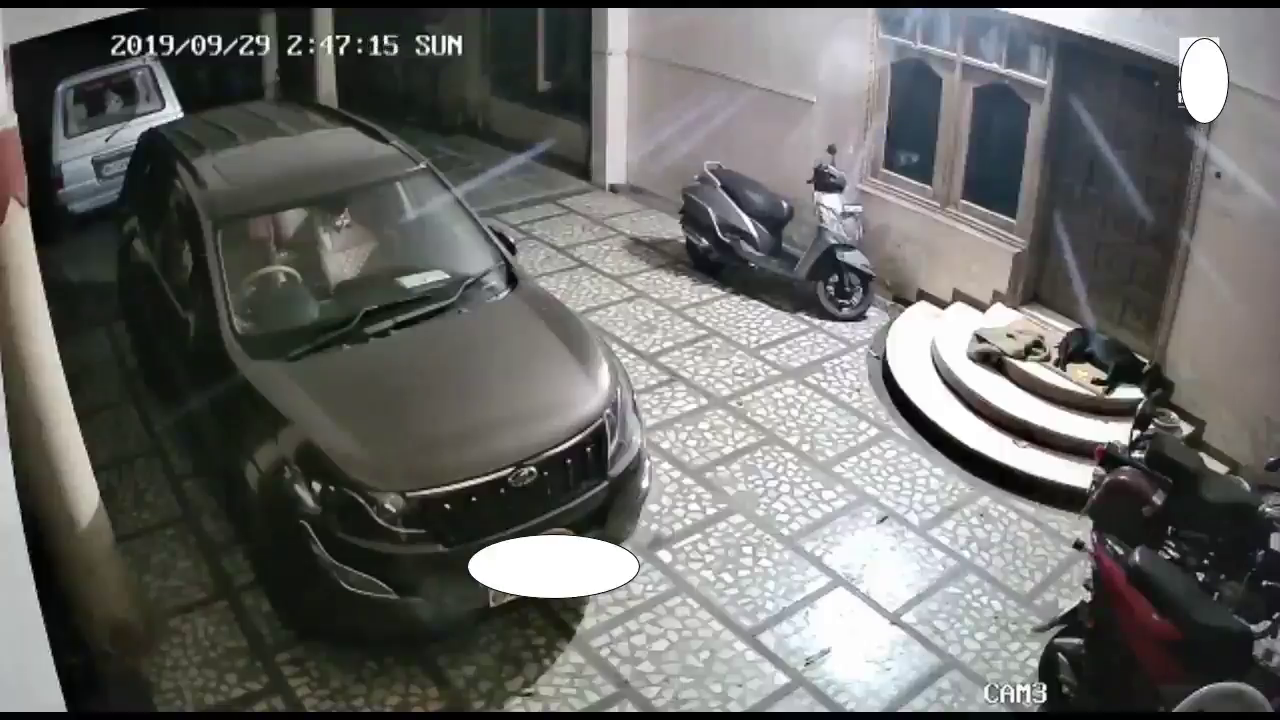
#> input picture frame 139 of Project 1/sam.avi, 1280 x 720 px
$ jupyter execute Motion_detection.ipynb
#> lines starting #> are read from the running program, lines starting #| are printed output that depends on the picture; after the words box and inside, x2 and y2 are one past the last pixel; in counts of white or black regions, pixels touching at a corner belong together
[cell 1]
import cv2
import numpy as np

cap = cv2.VideoCapture("./sam.avi")
ret, ref_frame = cap.read()
#> ref_frame is the input picture: shape (720, 1280, 3); mean B, G, R 102.6, 105, 104.9
# ref_frame=cv2.resize(ref_frame,(640,420))
prev_gray = cv2.cvtColor(ref_frame, cv2.COLOR_BGR2GRAY)
mask = np.zeros_like(ref_frame)
mask[..., 1] = 255
print(mask.shape,"<<")
ref_img=cv2.cvtColor(mask, cv2.COLOR_BGR2GRAY)
# print(ref_img.shape,"//")

fw = int(cap.get(3))
fh = int(cap.get(4))
# videosave = cv2.VideoWriter('./output/demo.mp4', cv2.VideoWriter_fourcc(*'XVID'), 15, (fw, fh),True)


def stackImages(scale,imgArray):
    rows = len(imgArray)
    cols = len(imgArray[0])
    rowsAvailable = isinstance(imgArray[0], list)
    width = imgArray[0][0].shape[1]
    height = imgArray[0][0].shape[0]
    if rowsAvailable:
        for x in range ( 0, rows):
            for y in range(0, cols):
                if imgArray[x][y].shape[:2] == imgArray[0][0].shape [:2]:
                    imgArray[x][y] = cv2.resize(imgArray[x][y], (0, 0), None, scale, scale)
                else:
                    imgArray[x][y] = cv2.resize(imgArray[x][y], (imgArray[0][0].shape[1], imgArray[0][0].shape[0]), None, scale, scale)
                if len(imgArray[x][y].shape) == 2: imgArray[x][y]= cv2.cvtColor( imgArray[x][y], cv2.COLOR_GRAY2BGR)
        imageBlank = np.zeros((height, width, 3), np.uint8)
        hor = [imageBlank]*rows
        hor_con = [imageBlank]*rows
        for x in range(0, rows):
            hor[x] = np.hstack(imgArray[x])
        ver = np.vstack(hor)
    else:
        for x in range(0, rows):
            if imgArray[x].shape[:2] == imgArray[0].shape[:2]:
                imgArray[x] = cv2.resize(imgArray[x], (0, 0), None, scale, scale)
            else:
                imgArray[x] = cv2.resize(imgArray[x], (imgArray[0].shape[1], imgArray[0].shape[0]), None,scale, scale)
            if len(imgArray[x].shape) == 2: imgArray[x] = cv2.cvtColor(imgArray[x], cv2.COLOR_GRAY2BGR)
        hor= np.hstack(imgArray)
        ver = hor
    return ver

while(cap.isOpened()):
    ret, frame = cap.read()

    if not ret:
        break
    h,w,_= frame.shape
#> h = 720; w = 1280
#     frame=cv2.resize(frame,(640,420))
#     cv2.imshow("input", frame)
    gray = cv2.cvtColor(frame, cv2.COLOR_BGR2GRAY)
    flow = cv2.calcOpticalFlowFarneback(prev_gray, gray, None, 0.5, 3, 15, 3, 5, 1.2, 0)
    magnitude, angle = cv2.cartToPolar(flow[..., 0], flow[..., 1])
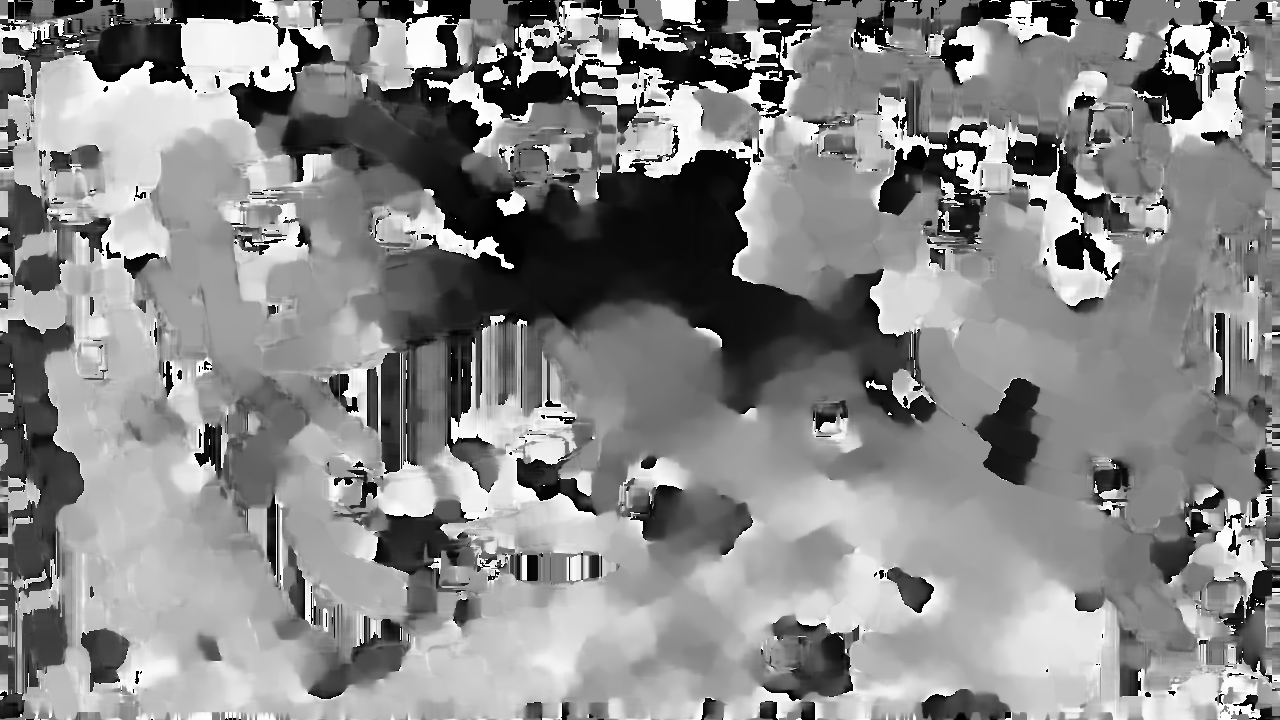
#> angle: shape (720, 1280) float32; min 3.86e-08, max 6.28, mean 3.38; drawn with min black and max white
    mask[..., 0] = angle * 180 / np.pi / 2
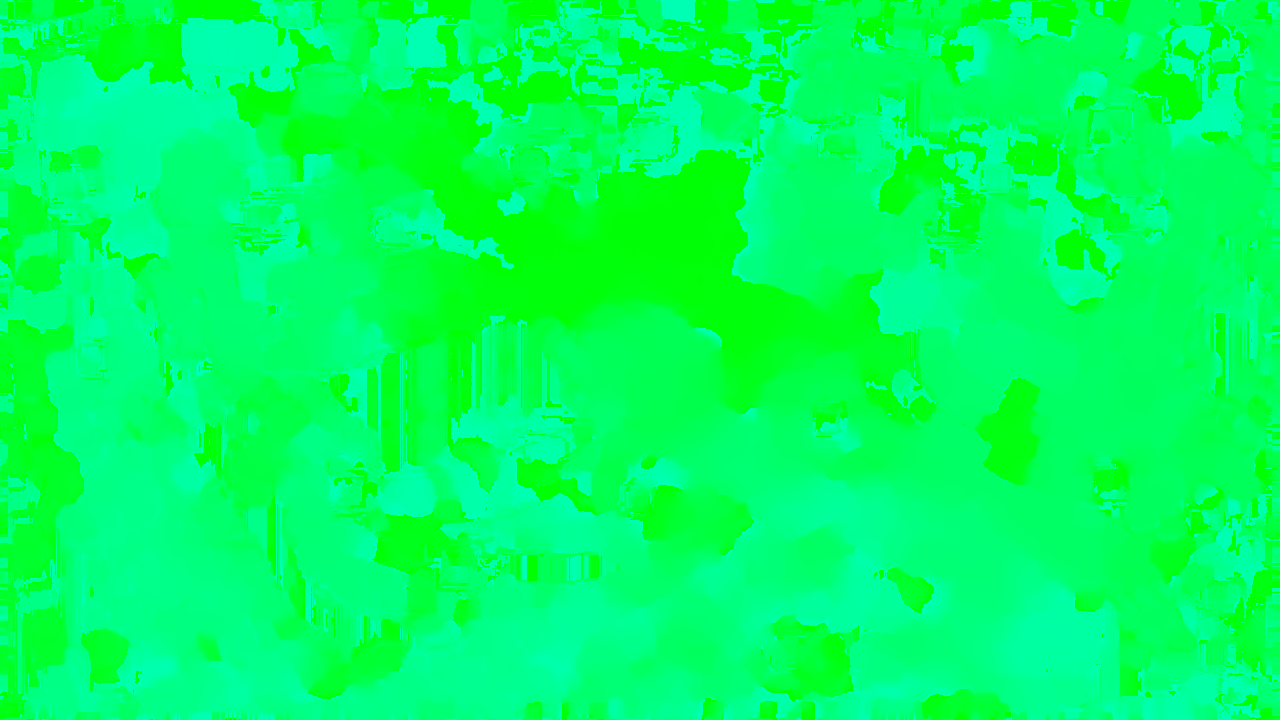
#> mask: shape (720, 1280, 3); mean of channels 0, 1, 2 96.2, 255, 0; drawn as B, G, R
    mask[..., 2] = cv2.normalize(magnitude, None, 0, 255, cv2.NORM_MINMAX)
#> mask: shape (720, 1280, 3); 0.97% of pixels changed, all inside (x1, y1, x2, y2) = (0, 0, 1280, 720)
    rgb = cv2.cvtColor(mask, cv2.COLOR_HSV2BGR)
    compare_img=cv2.cvtColor(rgb, cv2.COLOR_BGR2GRAY)
    if rgb.sum() >=1190000: #threshold should be fixed manually
        cv2.putText(rgb, "Motion Detected", (100,100), cv2.FONT_HERSHEY_SIMPLEX, 1, (255,0,0), 2)


    final=stackImages(0.8,([frame,rgb]))
#> in stackImages, `rows = len(imgArray)`: rows = 2
#> in stackImages, `cols = len(imgArray[0])`: cols = 720
#> in stackImages, `rowsAvailable = isinstance(imgArray[0], list)`: rowsAvailable = False
#> after the loop in stackImages, `for x in range(0, rows):`: imgArray = 2 items
#> in stackImages, `hor= np.hstack(imgArray)`:
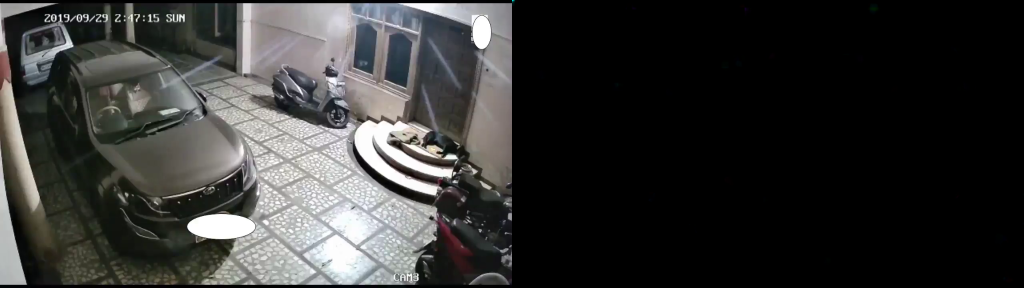
#> hor: shape (576, 2048, 3) (shown at 1/2 size); mean of channels 0, 1, 2 51.3, 52.5, 52.4; drawn as B, G, R
    frame=cv2.resize(frame,(fw,fh))
#     videosave.write(final)
    cv2.imshow("dense optical flow", final)
    prev_gray = gray
    if cv2.waitKey(1) & 0xFF == ord('q'):
#> (key q is pressed here)
        break
cap.release()
# videosave.release()
cv2.destroyAllWindows()

$ run again, starting later in the video
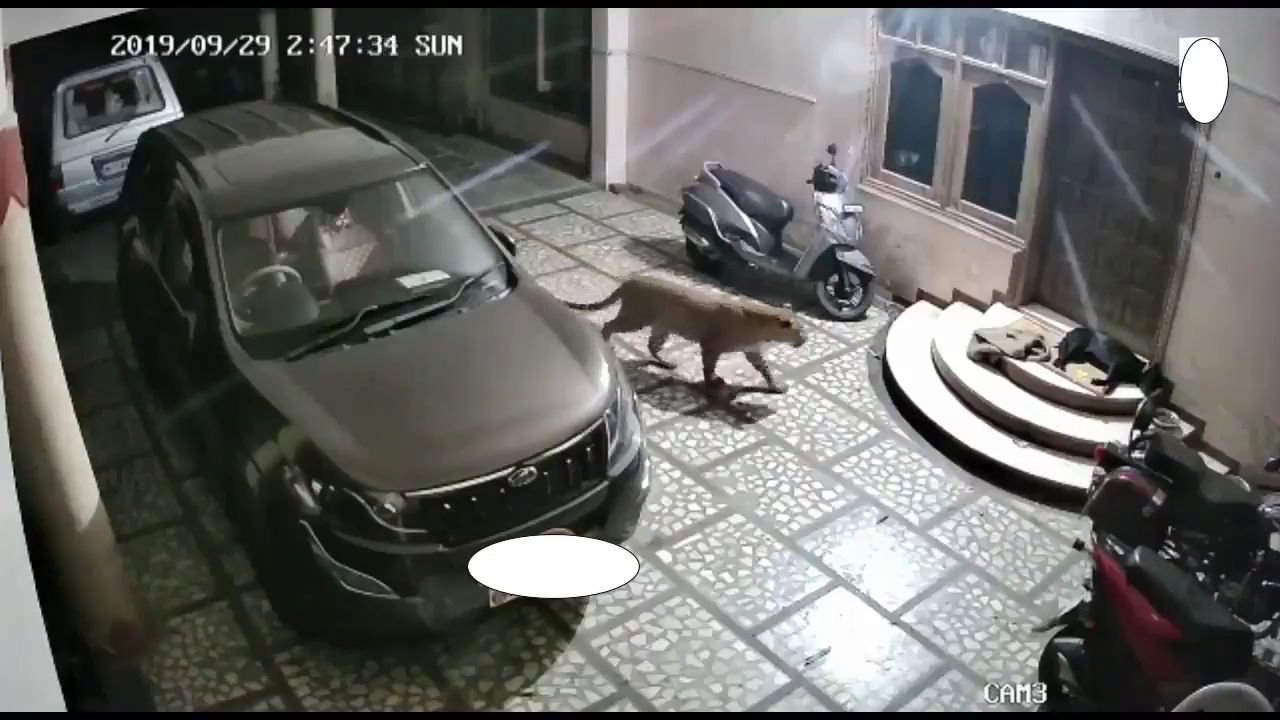
#> input picture frame 626 of Project 1/sam.avi, 1280 x 720 px
#> ref_frame is the input picture: shape (720, 1280, 3); mean B, G, R 100.1, 103.1, 103
#> `mask[..., 2] = cv2.normalize(magnitude, None, 0, 255, cv2.NORM_MINMAX)`:
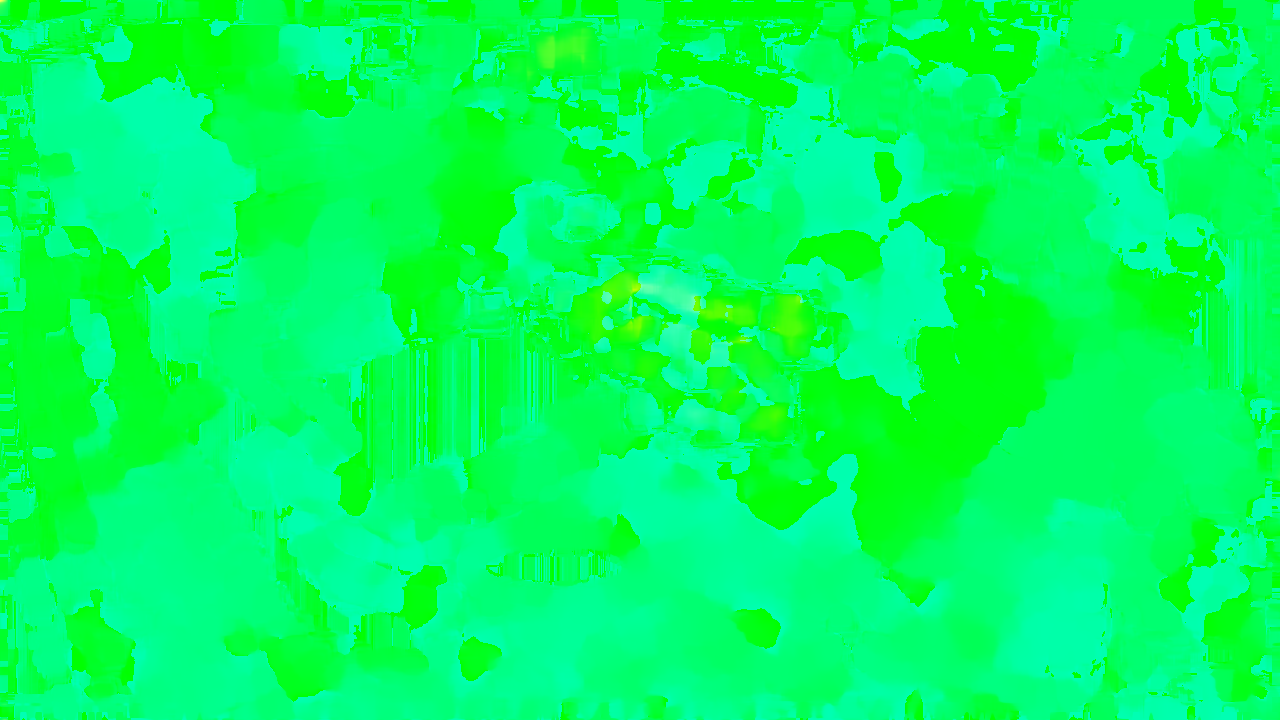
#> mask: shape (720, 1280, 3); mean of channels 0, 1, 2 94.5, 255, 0.8; drawn as B, G, R
#> rows = 2
#> cols = 720
#> rowsAvailable = False
#> after the loop in stackImages, `for x in range(0, rows):`: imgArray = 2 items
#> in stackImages, `hor= np.hstack(imgArray)`:
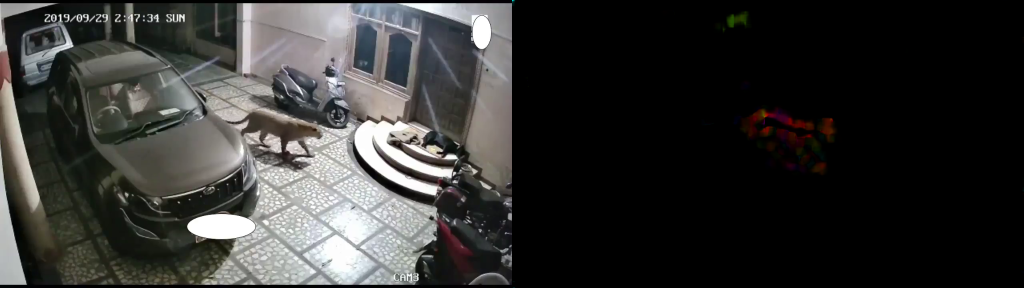
#> hor: shape (576, 2048, 3) (shown at 1/2 size); mean of channels 0, 1, 2 50.1, 51.6, 51.8; drawn as B, G, R

$ run again, starting later in the video
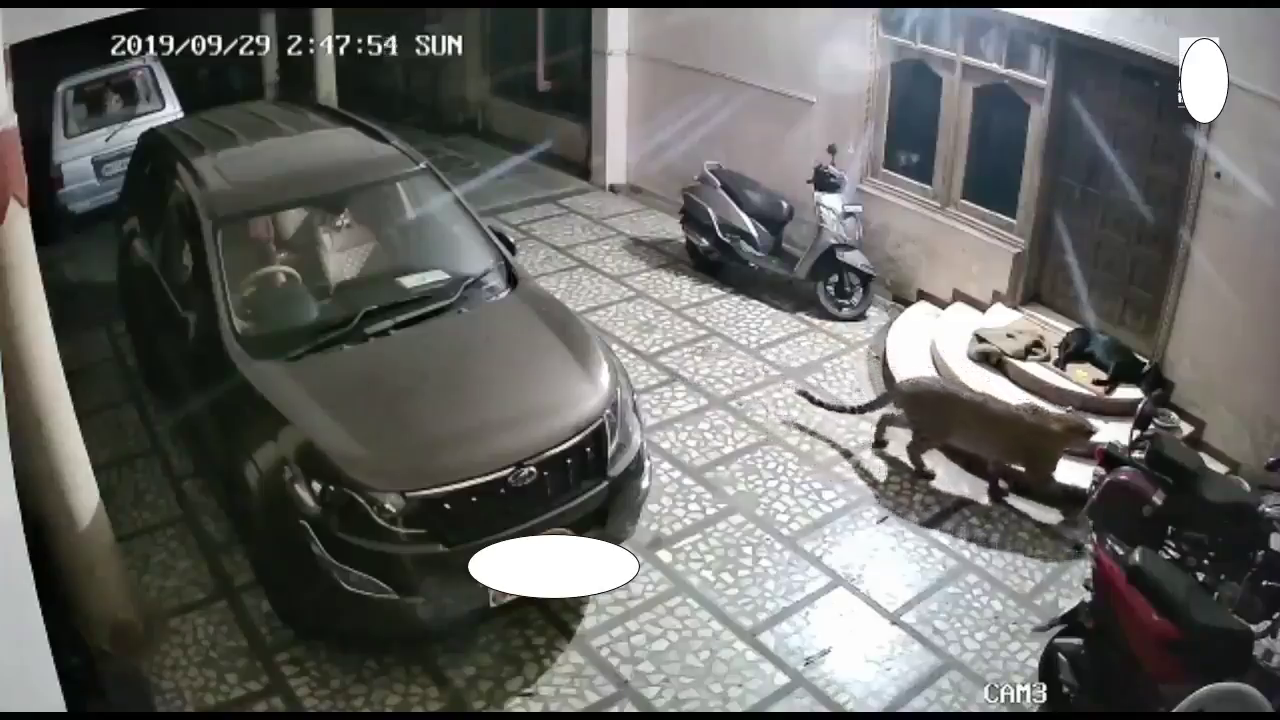
#> input picture frame 1113 of Project 1/sam.avi, 1280 x 720 px
#> ref_frame is the input picture: shape (720, 1280, 3); mean B, G, R 99.4, 102.3, 102.2
#> `cv2.putText(rgb, "Motion Detected", (100,100), cv2.FONT_HERSHEY_SIMPLE..`:
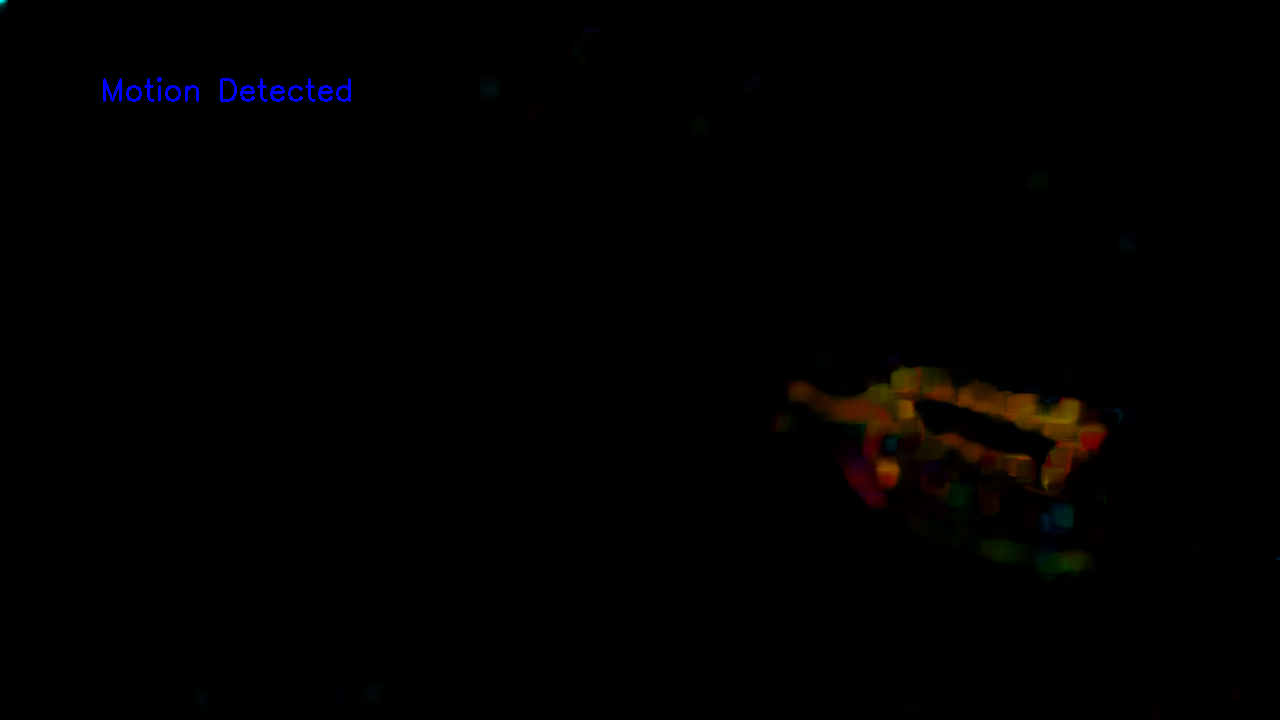
#> rgb: shape (720, 1280, 3); mean B, G, R 0.6, 0.7, 1.3
#> rows = 2
#> cols = 720
#> rowsAvailable = False
#> after the loop in stackImages, `for x in range(0, rows):`: imgArray = 2 items
#> in stackImages, `hor= np.hstack(imgArray)`:
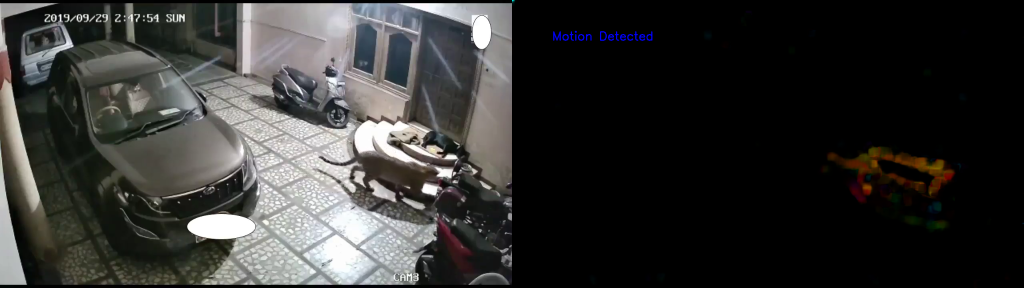
#> hor: shape (576, 2048, 3) (shown at 1/2 size); mean of channels 0, 1, 2 50, 51.5, 51.8; drawn as B, G, R
